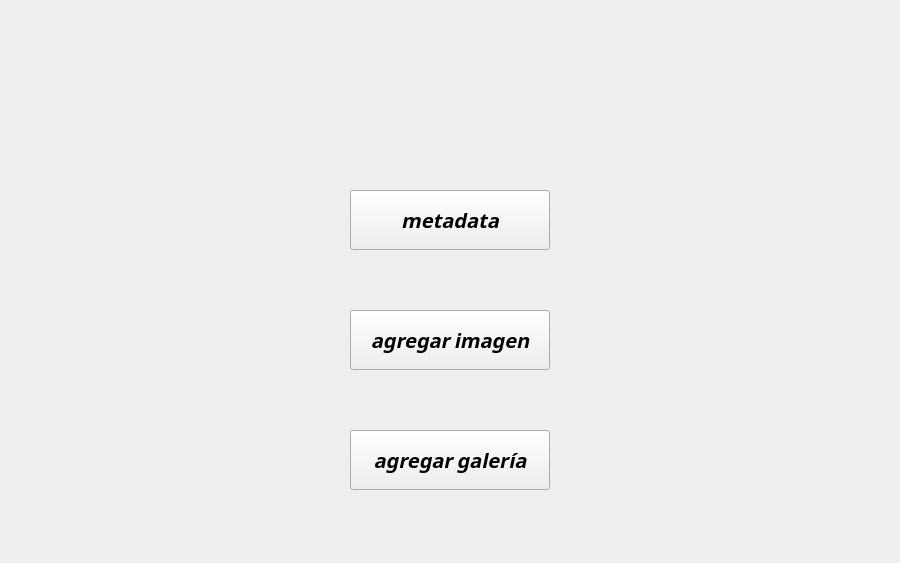
<?xml version="1.0" encoding="UTF-8"?>
<ui version="4.0">
 <class>VentanaPrincipal</class>
 <widget class="QWidget" name="VentanaPrincipal">
  <property name="geometry">
   <rect>
    <x>0</x>
    <y>0</y>
    <width>900</width>
    <height>563</height>
   </rect>
  </property>
  <property name="windowTitle">
   <string>VentanaPrincipal</string>
  </property>
  <widget class="QLabel" name="fondo">
   <property name="geometry">
    <rect>
     <x>0</x>
     <y>0</y>
     <width>900</width>
     <height>563</height>
    </rect>
   </property>
   <property name="text">
    <string/>
   </property>
  </widget>
  <widget class="QPushButton" name="metadataButton">
   <property name="geometry">
    <rect>
     <x>350</x>
     <y>190</y>
     <width>200</width>
     <height>60</height>
    </rect>
   </property>
   <property name="font">
    <font>
     <family>Noto Sans Adlam</family>
     <pointsize>15</pointsize>
     <weight>75</weight>
     <italic>true</italic>
     <bold>true</bold>
    </font>
   </property>
   <property name="text">
    <string>metadata</string>
   </property>
  </widget>
  <widget class="QPushButton" name="imagenesButton">
   <property name="geometry">
    <rect>
     <x>350</x>
     <y>310</y>
     <width>200</width>
     <height>60</height>
    </rect>
   </property>
   <property name="font">
    <font>
     <family>Noto Sans Adlam</family>
     <pointsize>15</pointsize>
     <weight>75</weight>
     <italic>true</italic>
     <bold>true</bold>
    </font>
   </property>
   <property name="text">
    <string>agregar imagen</string>
   </property>
  </widget>
  <widget class="QPushButton" name="galeriasButton">
   <property name="geometry">
    <rect>
     <x>350</x>
     <y>430</y>
     <width>200</width>
     <height>60</height>
    </rect>
   </property>
   <property name="font">
    <font>
     <family>Noto Sans Adlam</family>
     <pointsize>15</pointsize>
     <weight>75</weight>
     <italic>true</italic>
     <bold>true</bold>
    </font>
   </property>
   <property name="text">
    <string>agregar galería</string>
   </property>
  </widget>
  <widget class="QLabel" name="dinoLabel">
   <property name="geometry">
    <rect>
     <x>0</x>
     <y>262</y>
     <width>300</width>
     <height>294</height>
    </rect>
   </property>
   <property name="text">
    <string/>
   </property>
  </widget>
  <widget class="QLabel" name="dinoLabel2">
   <property name="geometry">
    <rect>
     <x>590</x>
     <y>290</y>
     <width>300</width>
     <height>270</height>
    </rect>
   </property>
   <property name="text">
    <string/>
   </property>
  </widget>
 </widget>
 <layoutdefault spacing="6" margin="11"/>
 <resources/>
 <connections/>
</ui>
